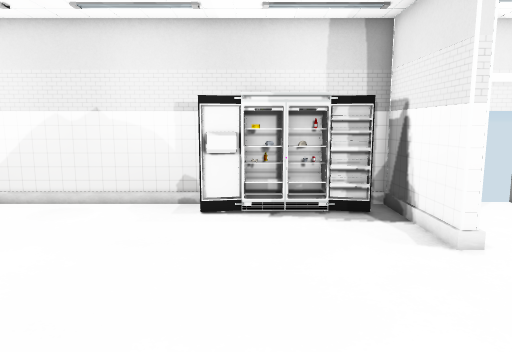
[1] (above)

14 first-person views from a walk through a Unity game level. The camera is 1.5 m above the floor, tilts 8° down and sees 70° across. Doors are open. The floor is counted in squares, 0.5 m on a side. Each view is taken from the middle of a square. On the plan, view 1 faces up. The plan holds only what a view shows up to about 20 squares ahead; the rest is blank.

[2]
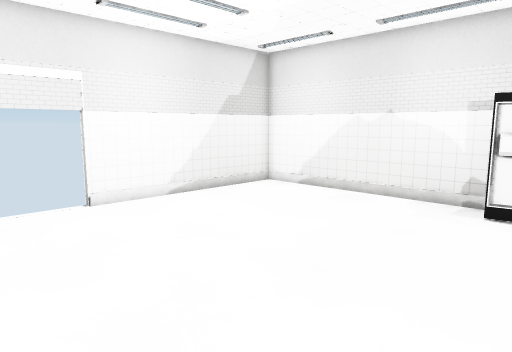

[3]
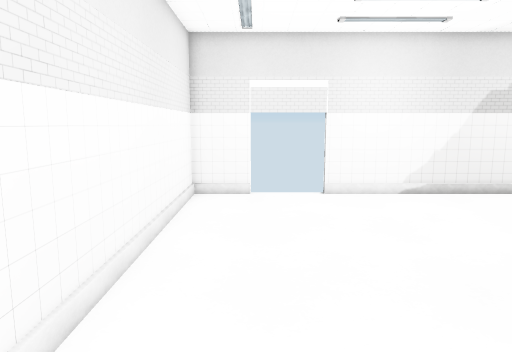

[4]
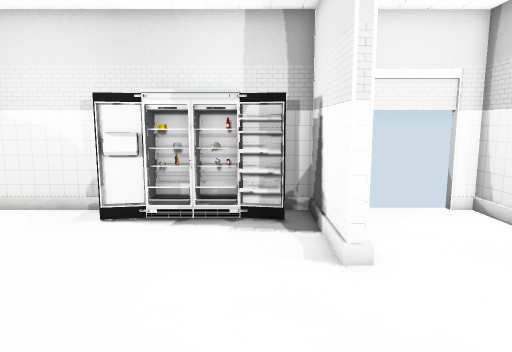

[5]
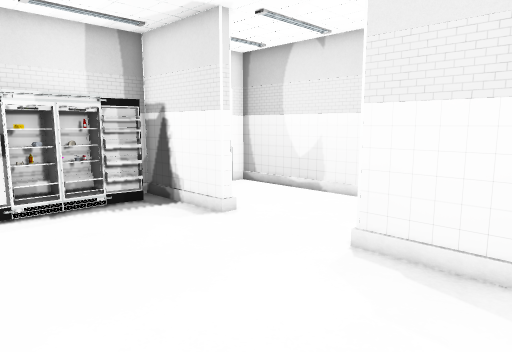

[6]
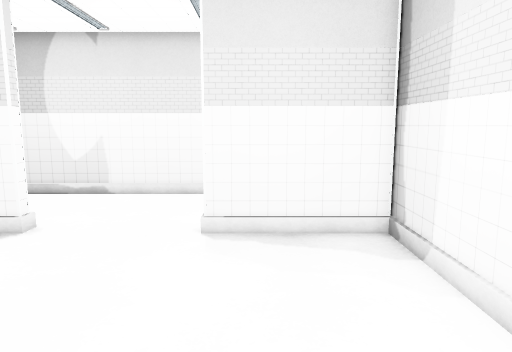

[7]
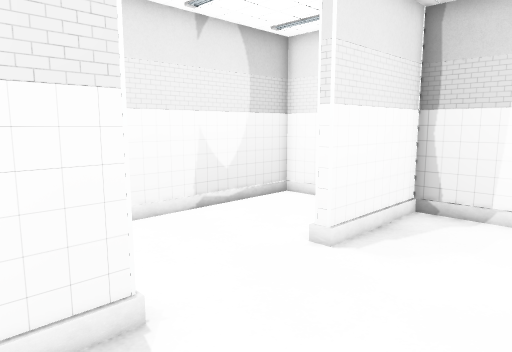

[8]
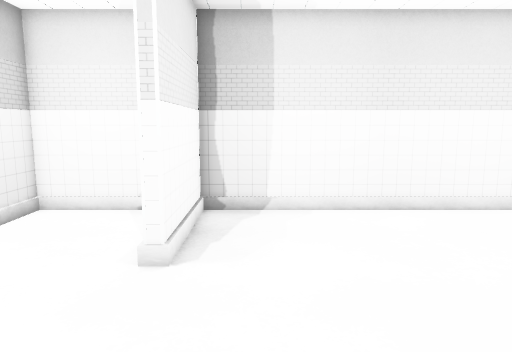

[9]
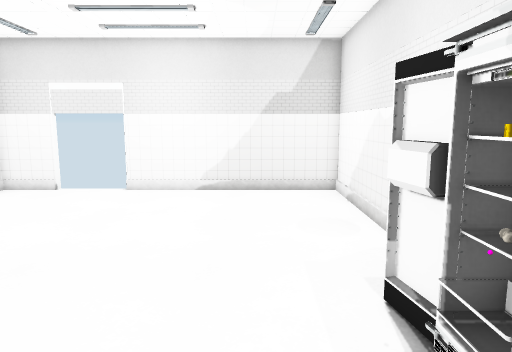

[10]
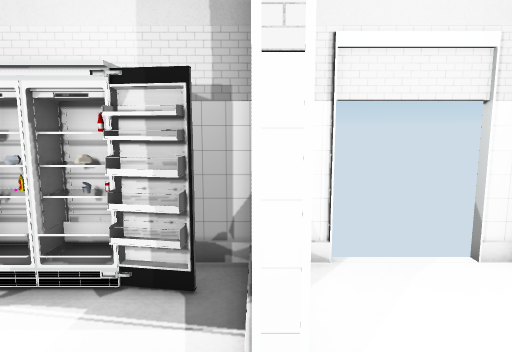

[11]
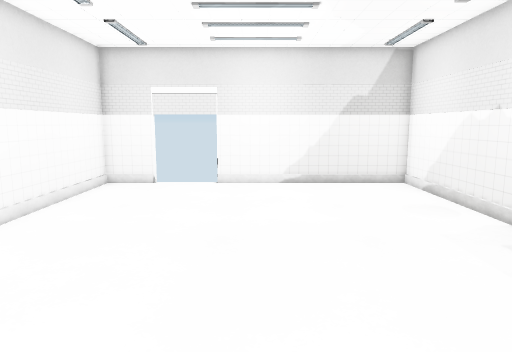

[12]
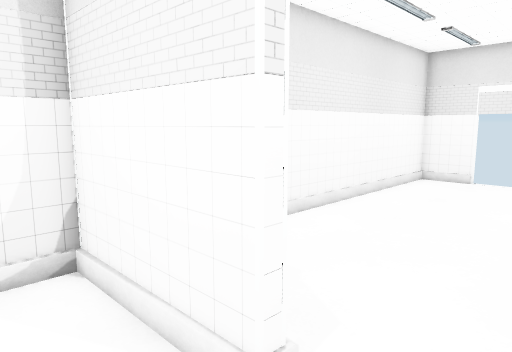

[13]
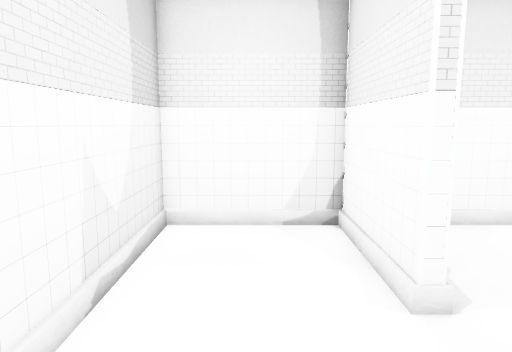

[14]
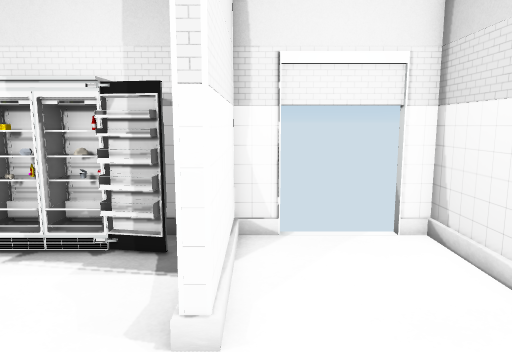

### Floor plan
Points are (right, up) in squares from view 1. A wall is a line through its corners. A room is listed if a view was taken in it or the views show most of it. See-through windows are left out.
Room 1 (views 1, 2, 3, 4, 5, 6, 7, 8, 9, 10, 11, 12, 13, 14)
walls: (-2.1, 13.8) (-12.8, 13.8) (-12.8, 4); (6.8, 13.8) (5.4, 13.8) (5.4, 8.6) (5, 8.6) (5, 13.8) (3.5, 13.8); (-12.8, 0.8) (-12.8, -1.8) (5, -1.8) (5, 3.5) (5.4, 3.5) (5.4, -1.8) (10.8, -1.8) (10.8, 13.8) (9.9, 13.8)
ways out: open door at (-13, 2.5); open door at (8.5, 14)
objects: other object (-2, 12) to (-1, 13); other object (0, 13); other object (1, 12); other object (1, 12) to (4, 13)

Positions as (right, up) in squares from view 1, and headings:
1: (0, 0), facing up
2: (1, -1), facing up-left
3: (3, 1), facing left
4: (3, 1), facing up
5: (-3, -1), facing up-right
6: (-5, 2), facing right
7: (0, 11), facing down-right
8: (3, 11), facing down
9: (4, 10), facing left
10: (5, 6), facing up
11: (6, 6), facing left
12: (8, 6), facing down-left
13: (8, 9), facing down
14: (6, 4), facing up
